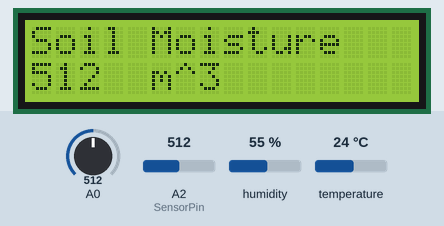
Bench run of a sketch on a simulated Arduino Uno, built with avr-gcc and run on an emulated ATmega328P. Shown: 16×2 character LCD. The inputs (shaded band) are chosen by the test bench; at power-on: A0 = 512, A2 (SensorPin) = 512, humidity 55 %, temperature 24 °C. The modem accepts every AT command (registered, SIM ready, sends succeed) and sends nothing else; what the sketch prints to the serial monitor is not drawn.

Above: at 1.0 s.
At 5.1 s:
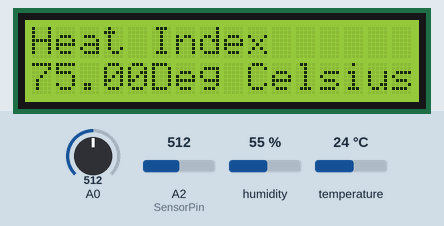
At 9.1 s:
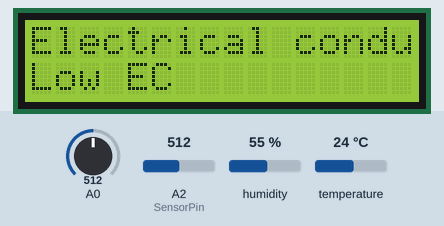
At 19.2 s:
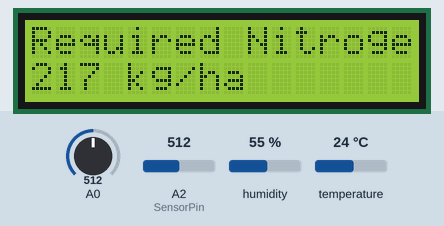
At 27.3 s:
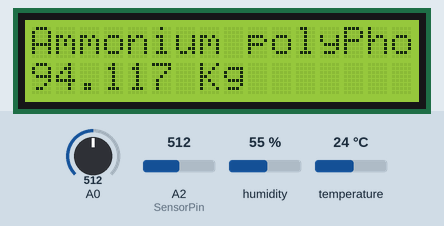
At 36.6 s:
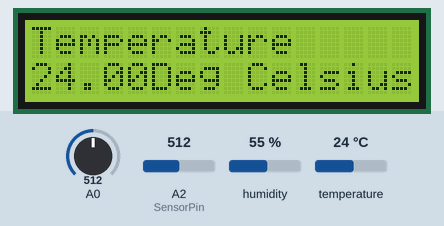

Measured:
- what the display in image 0 shows lasts 2.0 s, from 1.0 s to 3.0 s

The sketch:

test_with_ec.ino
```cpp
#define SensorPin A2 //pH meter Analog output to Arduino Analog Input 0

#define Offset 0.0 //deviation compensate

#define samplingInterval 20

#define printInterval 800

#define ArrayLenth 40 //times of collection
int pHArray[ArrayLenth]; //Store the average value of the sensor feedback
int pHArrayIndex=0;
static float pHValue = 0;
#include <SoftwareSerial.h>
#include "DHT.h"

#define DHTPIN 2   // DEFINE DHT Sensor pin
#define DHTTYPE DHT11   // DHT
//lcd
#include <LiquidCrystal_I2C.h>
LiquidCrystal_I2C lcd(0x27, 16, 2);

#define RX 10
#define TX 11
String AP = "Icamp";       // CHANGE ME
String PASS = "letshack"; // CHANGE ME
String API = "GXF73G8MFJLK3836";   // CHANGE ME
String HOST = "api.thingspeak.com";
String PORT = "80";
String field1 = "field1";
String field2 = "field2";
String field3 = "field3";
String field4 = "field4";
String field5 = "field5";
String field6 = "field6";
String field7 = "field7";
String field8 = "field8";
int countTrueCommand;
int countTimeCommand;
boolean found = false;
int valSensor = 1;
SoftwareSerial esp8266(RX,TX);
DHT dht(DHTPIN, DHTTYPE);


void setup() {
  Serial.begin(9600);

  //lcd
  lcd.begin();
  lcd.backlight();
  lcd.setCursor(0,0);
  lcd.print("Soil Health");
  lcd.setCursor(0,1);
  lcd.print("Monitoring Kit");


  //Moisture sensor Configuration
  pinMode(A0, INPUT);

  //Start DHT process
  dht.begin();

  //Wifi module config.
  esp8266.begin(115200);
  sendCommand("AT",5,"OK");
  sendCommand("AT+CWMODE=1",5,"OK");
  sendCommand("AT+CWJAP=\""+ AP +"\",\""+ PASS +"\"",20,"OK");
}
void loop(void) {

  pHValue = phfunction();


  // Reading temperature or humidity takes about 250 milliseconds!
  // Sensor readings may also be up to 2 seconds 'old' (its a very slow sensor)
  // Read temperature as Celsius (the default)
  float t = dht.readTemperature();
  // Read temperature as Fahrenheit (isFahrenheit = true)
  float f = dht.readTemperature(true);
  // Sensor readings may also be up to 2 seconds 'old' (its a very slow sensor)
  float h = dht.readHumidity();
  // Compute heat index in Fahrenheit (the default)
  float hif = dht.computeHeatIndex(f, h);

  // Check if any reads failed and exit early (to try again).?
  if (isnan(h) || isnan(t) || isnan(f)) {
    Serial.println("Failed to read from DHT sensor!");
    return;
  }


 //moisture sensor read data
 int moisture = analogRead(A0);
 String EC,N,P,K;

 if(moisture >= 1024){
  Serial.println("Sensor is in air");
  EC = "Sensor is in air";

 }
 else if(moisture >= 800 && moisture <= 1024){
  Serial.println("Very Low Electrical Conductivity");
  EC = "Very Low EC";

 }
 else if(moisture >= 300 && moisture <= 800){
  Serial.println("Low Electrical Conductivity");
  EC = "Low EC";

 }
 else if(moisture <= 300){
  Serial.println("High Electrical Conductivity");
  EC = "High EC";

 }

 if(pHValue>=4 && pHValue<=4.5){
  Serial.println("Ithu work aaguthu");
  N= "30%";
  P= "23%";
  K= "33%";
  }
 else if(pHValue>=4.6 && pHValue<=5.0){


  N= "53%";
  P= "34%";
  K= "52%";
  }
 else if(pHValue>=5.1 && pHValue<=5.5){

  N= "77%";
  P= "48%";
  K= "77%";
  }
 else if(pHValue>=5.6 && pHValue<=6.99){

  Serial.println("Ithu work aaguthu");
  N= "89%";
  P= "52%";
  K= "100%";
  }
  else if(pHValue==7 ){

  Serial.println("\nNitrogen = 100% \n Phosphorus = 100% \n Potassium = 100% \n ");
  N= "100%";
  P= "100%";
  K= "100%";
  }


//lcd
lcd.clear();
lcd.setCursor(0,0);
lcd.print("Soil Moisture");
lcd.setCursor(0,1);
lcd.print(moisture);
lcd.print("  m^3");
delay(2000);
lcd.clear();
lcd.setCursor(0,0);
lcd.print("Temperature");
lcd.setCursor(0,1);
lcd.print(t);
lcd.print("Deg Celsius");
delay(2000);
lcd.clear();
lcd.setCursor(0,0);
lcd.print("Heat Index");
lcd.setCursor(0,1);
lcd.print(hif);
lcd.print("Deg Celsius");
delay(2000);
lcd.clear();
lcd.setCursor(0,0);
lcd.print("pH Value");
lcd.setCursor(0,1);
lcd.print(pHValue);
delay(2000);
lcd.clear();
lcd.setCursor(0,0);
lcd.print("Electrical conductivity");
lcd.setCursor(0,1);
lcd.print(EC);
delay(2000);
lcd.clear();
lcd.setCursor(0,0);
lcd.print("For Paddy");
delay(2000);
lcd.clear();
lcd.setCursor(0,0);
lcd.print("Nitrogen");
lcd.setCursor(0,1);
lcd.print(N);
delay(2000);
lcd.clear();
lcd.setCursor(0,0);
lcd.print("Phosphorus");
lcd.setCursor(0,1);
lcd.print(P);
delay(2000);
lcd.clear();
lcd.setCursor(0,0);
lcd.print("Potassium");
lcd.setCursor(0,1);
lcd.print(K);
delay(2000);
lcd.clear();
lcd.setCursor(0,0);
lcd.print("Required Nitrogen");
lcd.setCursor(0,1);
lcd.print("217 kg/ha");
delay(2000);
lcd.clear();
lcd.setCursor(0,0);
lcd.print("Required Phosporous");
lcd.setCursor(0,1);
lcd.print("68 kg/ha");
delay(2000);
lcd.clear();
lcd.setCursor(0,0);
lcd.print("Required Potassium");
lcd.setCursor(0,1);
lcd.print("258 kg/ha");
delay(2000);
lcd.clear();
lcd.setCursor(0,0);
lcd.print("Add Urea");
lcd.setCursor(0,1);
lcd.print("30.43 Kg");
delay(2000);
lcd.clear();
lcd.print("Ammonium polyPhosphate");
lcd.setCursor(0,1);
lcd.print("94.117 Kg");
delay(2000);
lcd.clear();
lcd.setCursor(0,0);
lcd.print("Latitude");
lcd.setCursor(0,1);
lcd.print("11.08");
delay(2000);
lcd.clear();
lcd.setCursor(0,0);
lcd.print("Longitude");
lcd.setCursor(0,1);
lcd.print("76.98");
delay(2000);
lcd.clear();
lcd.print("Gathering Info");
lcd.setCursor(0,1);
lcd.print("Please Wait :-)");


 //To push data to thingspeak
 String getData1 = "GET /update?api_key="+ API +"&"+ field1 +"="+String(moisture)+"&"+ field2 +"="+String(t)+"&"+ field3 +"="+String(hif)+"&"+ field4 +"="+String(pHValue,2)+"&"+ field6 +"="+String(EC);
 sendCommand("AT+CIPMUX=1",5,"OK");
 sendCommand("AT+CIPSTART=0,\"TCP\",\""+ HOST +"\","+ PORT,15,"OK");
 sendCommand("AT+CIPSEND=0," +String(getData1.length()+4),4,">");
 esp8266.println(getData1);delay(1000);countTrueCommand++;
 sendCommand("AT+CIPCLOSE=0",5,"OK");

}
double avergearray(int* arr, int number){

int i;

int max,min;

double avg;

long amount=0;

if(number<=0){

Serial.println("Error number for the array to avraging!/n");

return 0;

}

if(number<5){ //less than 5, calculated directly statistics

for(i=0;i<number;i++){

amount+=arr[i];

}

avg = amount/number;

return avg;

}

else{

if(arr[0]<arr[1]){

min = arr[0];max=arr[1];

}

else{

min=arr[1];max=arr[0];

}

for(i=2;i<number;i++){

if(arr[i]<min){

amount+=min; //arr<min

min=arr[i];

}

else {

if(arr[i]>max){

amount+=max; //arr>max

max=arr[i];

}

else{

amount+=arr[i]; //min<=arr<=max

}

}

}

avg = (double)amount/(number-2);

}

return avg;


}

//Send to cloud funnction definition
void sendCommand(String command, int maxTime, char readReplay[]) {
  Serial.print(countTrueCommand);
  Serial.print(". at command => ");
  Serial.print(command);
  Serial.print(" ");
  while(countTimeCommand < (maxTime*1))
  {
    esp8266.println(command);//at+cipsend
    if(esp8266.find(readReplay))//ok
    {
      found = true;
      break;
    }

    countTimeCommand++;
  }

  if(found == true)
  {
    Serial.println("OYI");
    countTrueCommand++;
    countTimeCommand = 0;
  }

  if(found == false)
  {
    Serial.println("Fail");
    countTrueCommand = 0;
    countTimeCommand = 0;
  }

  found = false;
 }
 static float phfunction(void)
 {
  static float value;
  while(pHArrayIndex <= ArrayLenth)
  {
  static unsigned long samplingTime = millis();

static unsigned long printTime = millis();

static float pHValue,voltage;

if(millis()-samplingTime > samplingInterval){

pHArray[pHArrayIndex++]=analogRead(SensorPin);

if(pHArrayIndex==ArrayLenth)pHArrayIndex=0;

voltage = avergearray(pHArray, ArrayLenth)*5.0/1024;

pHValue = 3.5*voltage+Offset;

samplingTime=millis();

}

if(millis() - printTime > printInterval){ //Every 800 milliseconds, print a numerical, convert the state of the LED indicator

Serial.print("Voltage:");

Serial.print(voltage,2);

Serial.print(" pH value: ");

Serial.println(pHValue,2);

printTime=millis();
value = pHValue;
break;

}
  }
  return value;
 }
```
